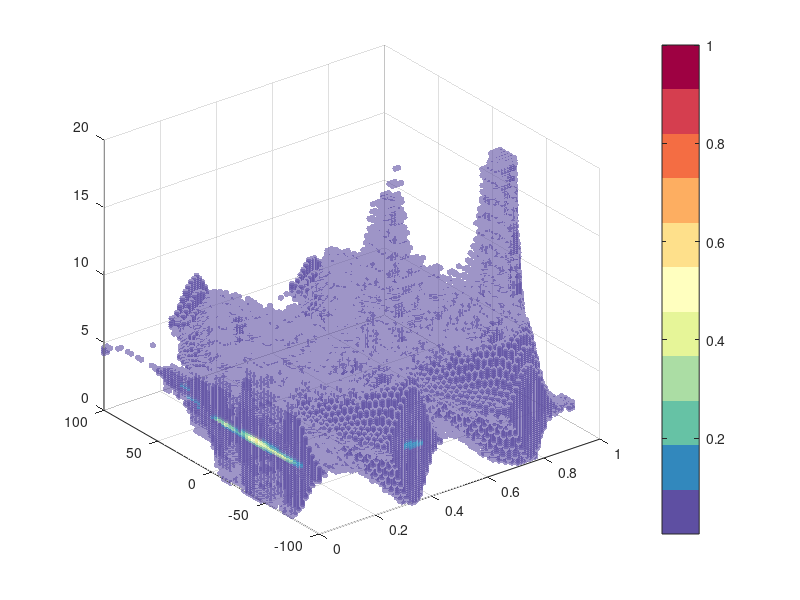

Reproduce this figure in MATLAB. (Note: this script raises an error after producing the figure.)
%% Script for Complex-Valued 3D RTD Feature Generation for TWR HAR
% Original Author: Longzhen Tang, Shisheng Guo, Qiang Jian, Guolong Cui, Lingjiang Kong, and Xiaobo Yang.
% Reproduced By: JoeyBG.
% Date: 2025-12-27.
% Affiliation: Beijing Institute of Technology.
% Platform: MATLAB R2025b.
%
% Description:
%   1. Simulates radar data for Gun Carrying and Walking activities.
%   2. Implements Keystone Transform to correct Range Cell Migration.
%   3. Generates 3D Complex-Valued RTD Data via sliding window FFT.
%   4. Visualizes the Magnitude of the Complex 3D Feature in Range-Doppler-Time space.

%% Initialization
clear all;
close all;
clc;
disp('---------- © Author: JoeyBG © ----------');

%% Parameter Definitions
% --- Activity Selection ---
activity_type = 'Walking';                                                  % Activity selection

% --- Radar System Parameters ---
fc = 2.5e9;                                                                 % Radar carrier frequency (Hz)
c = 3e8;                                                                    % Speed of light (m/s)
lambda = c / fc;                                                            % Wavelength (m)
Tp = 40e-6;                                                                 % Pulse width (s)
B = 1e9;                                                                    % Chirp bandwidth (Hz)
K = B / Tp;                                                                 % Chirp rate (Hz/s)
PRF = 200;                                                                  % PRF (Hz)
fs = 4e6;                                                                   % ADC sampling rate (Hz)

% --- Simulation Time Parameters ---
sim_time = 1.0;                                                             % Simulation duration (s)
PRT = 1 / PRF;                                                              % Pulse Repetition Time
N_pulses = floor(sim_time * PRF);                                           % Total number of pulses
numADCSamples = floor(fs * Tp);                                             % Samples per chirp

% --- Wall Parameters ---
enable_wall = true;                                                         % Enable wall obstruction
wall_position_xyz = [1, 0, 1.25];                                           % Wall Center position
wall_dimensions_lwh = [0.24, 5, 2.5];                                       % Wall Dimensions
wall_epsilon_r = 6;                                                         % Dielectric constant
wall_loss_tangent = 0.03;                                                   % Loss tangent

% --- RTD Generation Parameters ---
Win_Length = 20;                                                            % Window length
Win_Stride = 2;                                                             % Stride
N_Doppler_FFT = 64;                                                         % Doppler FFT points
Intensity_Threshold_Ratio = 0.2;                                            % Visualization threshold

% --- Visualization Parameters ---
Font_Name = 'Palatino Linotype'; 
Font_Size_Basis = 12;
Font_Size_Title = 14;
JoeyBG_Colormap = [0.6196 0.0039 0.2588; 0.8353 0.2431 0.3098; 0.9569 0.4275 0.2627; 0.9922 0.6824 0.3804; 0.9961 0.8784 0.5451; 1.0000 1.0000 0.7490; 0.9020 0.9608 0.5961; 0.6706 0.8667 0.6431; 0.4000 0.7608 0.6471; 0.1961 0.5333 0.7412; 0.3686 0.3098 0.6353];
JoeyBG_Colormap_Flip = flip(JoeyBG_Colormap);

% --- Human Kinematic Model Setup ---
initial_position_xy = [2.5, 0];                                             % Start position (m)
person_height = 1.8;                                                        % Height (m)
v_torso = 0.8;                                                              % Speed (m/s)
walking_angle_deg = 180;                                                    % Direction
f_gait = 1.2;                                                               % Step frequency (Hz)

% --- Anthropometric Scaling --- 
h_torso = person_height * (1.2 / 1.8);              
L_thigh = person_height * (0.45 / 1.8);             
L_calf = person_height * (0.45 / 1.8);              
L_arm = person_height * (0.6 / 1.8);                
head_z_offset = person_height * (0.3 / 1.8);        
shoulder_z_offset = person_height * (0.2 / 1.8);    
hip_z_offset = person_height * (-0.3 / 1.8);        
shoulder_y_offset = 0.2;                            

% --- Swing Amplitudes --- 
A_thigh = deg2rad(30);                              
A_calf = deg2rad(45);                               
A_arm = deg2rad(35);                                

% --- Antenna Configuration ---
tx_pos = [0, 0, 1.5];
rx_pos = [0, 0.1, 1.5];

%% Section 1. Human Kinematic and Radar Echo Modeling
% 1.1 Scatterer Definition
scatter_info_base = {
    'Torso', [], [0, 0, 0], @(t) 0, 1.0;
    'Head', 'Torso', [0, 0, head_z_offset], @(t) 0, 0.5;
    'Hip', 'Torso', [0, 0, hip_z_offset], @(t) 0, 0.1;
    'R_Knee', 'Hip', [0, 0, -L_thigh], @(t) A_thigh*sin(2*pi*f_gait*t), 0.4;
    'R_Ankle', 'R_Knee', [0, 0, -L_calf], @(t) A_calf*sin(2*pi*f_gait*t+pi/4), 0.3;
    'L_Knee', 'Hip', [0, 0, -L_thigh], @(t) -A_thigh*sin(2*pi*f_gait*t), 0.4;
    'L_Ankle', 'L_Knee', [0, 0, -L_calf], @(t) -A_calf*sin(2*pi*f_gait*t+pi/4), 0.3;
    'R_Shoulder', 'Torso', [0, -shoulder_y_offset, shoulder_z_offset], @(t) 0, 0.1;
    'L_Shoulder', 'Torso', [0, shoulder_y_offset, shoulder_z_offset], @(t) 0, 0.1;
};

if strcmp(activity_type, 'Walking')
    scatter_info_arms = {
        'R_Elbow', 'R_Shoulder', [0, 0, -L_arm/2], @(t) A_arm*sin(2*pi*f_gait*t+pi), 0.3;
        'R_Hand', 'R_Elbow', [0, 0, -L_arm/2], @(t) 0, 0.2;
        'L_Elbow', 'L_Shoulder', [0, 0, -L_arm/2], @(t) -A_arm*sin(2*pi*f_gait*t+pi), 0.3;
        'L_Hand', 'L_Elbow', [0, 0, -L_arm/2], @(t) 0, 0.2;
    };
    scatter_info = [scatter_info_base; scatter_info_arms];
elseif strcmp(activity_type, 'GunCarrying')
    rot_upper = @(t) deg2rad(-30); 
    rot_fore  = @(t) deg2rad(-80); 
    scatter_info_arms = {
        'R_Elbow', 'R_Shoulder', [0, 0, -L_arm/2], rot_upper, 0.3;
        'R_Hand', 'R_Elbow', [0, 0, -L_arm/2], rot_fore, 0.2;
        'L_Elbow', 'L_Shoulder', [0, 0, -L_arm/2], rot_upper, 0.3;
        'L_Hand', 'L_Elbow', [0, 0, -L_arm/2], rot_fore, 0.2;
    };
    scatter_info_gun = {
        'Gun_Stock', 'R_Hand', [0.1, 0, 0], @(t) 0, 1.5; 
        'Gun_Body', 'Gun_Stock', [0.2, 0, 0], @(t) 0, 2.0; 
        'Gun_Muzzle', 'Gun_Body', [0.3, 0, 0], @(t) 0, 1.0; 
    };
    scatter_info = [scatter_info_base; scatter_info_arms; scatter_info_gun];
end

N_scatter = size(scatter_info, 1);
rcs = cell2mat(scatter_info(:,5)); 

% 1.2 Kinematic Trajectory Calculation
fprintf('Calculating kinematic trajectory for %s...\n', activity_type);
t_slow_axis = (0:N_pulses-1) * PRT;
t_fast_axis = (0:numADCSamples-1) / fs; 
pos = zeros(N_scatter, 3, N_pulses); 

walking_angle_rad = deg2rad(walking_angle_deg);
v_x = v_torso * cos(walking_angle_rad); 
v_y = v_torso * sin(walking_angle_rad); 

for m = 1:N_pulses
    t = t_slow_axis(m);
    pos(1,:,m) = [initial_position_xy(1) + v_x * t, initial_position_xy(2) + v_y * t, h_torso];
    
    for i = 2:N_scatter
        parent_name = scatter_info{i, 2};
        if ~isempty(parent_name)
            parent_idx = find(strcmp(scatter_info(:,1), parent_name));
            parent_pos = squeeze(pos(parent_idx, :, m));
            link_vec = scatter_info{i, 3};
            theta = scatter_info{i, 4}(t);
            Rot_mat = [cos(theta), 0, sin(theta); 0, 1, 0; -sin(theta), 0, cos(theta)];
            pos(i, :, m) = parent_pos + (Rot_mat * link_vec')';
        end
    end
end

% 1.3 Echo Signal Generation
fprintf('Generating radar echo signals...\n');
if enable_wall
    eta0 = 376.73; eta_wall = eta0 / sqrt(wall_epsilon_r);
    Transmission_Factor = (2*eta_wall/(eta_wall+eta0)) * (2*eta0/(eta_wall+eta0));
    alpha = pi * fc / c * sqrt(wall_epsilon_r) * wall_loss_tangent;
    wall_x_front = wall_position_xyz(1) + wall_dimensions_lwh(1)/2;
    wall_x_back = wall_position_xyz(1) - wall_dimensions_lwh(1)/2;
end
Raw_Data = zeros(numADCSamples, N_pulses);

for m = 1:N_pulses
    for i = 1:N_scatter
        scatter_pos = squeeze(pos(i, :, m));
        dist_tx = norm(scatter_pos - tx_pos);
        dist_rx = norm(scatter_pos - rx_pos);
        total_range = dist_tx + dist_rx;
        
        amplitude = sqrt(rcs(i)) / ((total_range/2)^2);
        
        if enable_wall
            if (tx_pos(1) < wall_x_back && scatter_pos(1) > wall_x_front) 
                    dist_in_wall = abs(wall_dimensions_lwh(1)); 
                    amplitude = amplitude * Transmission_Factor * exp(-alpha * dist_in_wall);
                    total_range = total_range + dist_in_wall*(sqrt(wall_epsilon_r)-1);
            end
        end
        
        % Dechirped Signal
        tau = total_range / c;
        beat_signal = amplitude .* exp(-1j * 2 * pi * (fc * tau + K * tau .* t_fast_axis));
        Raw_Data(:, m) = Raw_Data(:, m) + beat_signal';
    end
end

%% Section 2. Complex-Valued RTD Generation
% 2.1 Range Compression
fprintf('Performing Range Compression...\n');
N_fft_range = 2^nextpow2(numADCSamples);
Range_Profile = fft(Raw_Data, N_fft_range, 1);
Range_Profile = Range_Profile(1:N_fft_range/2, :); % Positive range bins only
[Num_Range_Bins, ~] = size(Range_Profile);

% MTI Clutter Suppression
Range_Profile_MTI = Range_Profile(:, 2:end) - Range_Profile(:, 1:end-1);
Range_Profile_MTI = [Range_Profile_MTI, Range_Profile_MTI(:,end)]; % Padding
[~, Num_Pulses_MTI] = size(Range_Profile_MTI);

% 2.2 Keystone Transform
fprintf('Applying Keystone Transform...\n');

RT_Keystone = zeros(size(Range_Profile_MTI));
slow_time_indices = 0:Num_Pulses_MTI-1;

% Frequency axis definition
freq_axis_beat = (0:Num_Range_Bins-1)' * (fs / N_fft_range);
freq_axis_rf = fc + freq_axis_beat; 

for r = 1:Num_Range_Bins
    % Scaling factor
    f_curr = freq_axis_rf(r);
    scale_factor = f_curr / fc;
    
    % Linear interpolation
    t_new = slow_time_indices * scale_factor;
    RT_Keystone(r, :) = interp1(slow_time_indices, Range_Profile_MTI(r, :), t_new, 'linear', 0);
end

% 2.3 3D Complex-Valued RTD Construction
fprintf('Constructing 3D Complex RTD Cube...\n');

num_windows = floor((Num_Pulses_MTI - Win_Length) / Win_Stride) + 1;
RTD_Complex_Cube = zeros(Num_Range_Bins, N_Doppler_FFT, num_windows);

Doppler_Window = hamming(Win_Length);

for w = 1:num_windows
    idx_start = (w-1)*Win_Stride + 1;
    idx_end = idx_start + Win_Length - 1;
    
    % Segment extraction
    segment = RT_Keystone(:, idx_start:idx_end);
    
    % Windowing
    segment_win = segment .* Doppler_Window';
    
    % Slow time FFT to Doppler
    RD_Map = fftshift(fft(segment_win, N_Doppler_FFT, 2), 2);
    
    RTD_Complex_Cube(:, :, w) = RD_Map;
end

%% Section 3. Visualization
fprintf('Visualizing Complex-Valued RTD Feature...\n');

% Magnitude calculation
RTD_Magnitude = abs(RTD_Complex_Cube);
RTD_Magnitude = RTD_Magnitude / max(RTD_Magnitude(:)); 

% Axes setup
Range_Axis = (0:Num_Range_Bins-1) * (c / (2 * B));
Doppler_Axis = linspace(-PRF/2, PRF/2, N_Doppler_FFT);
Time_Axis = (0:num_windows-1) * Win_Stride * PRT;

% Thresholding for 3D Scatter Visualization
threshold_val = quantile(RTD_Magnitude(:), 1 - Intensity_Threshold_Ratio);
[r_idx, d_idx, t_idx] = ind2sub(size(RTD_Magnitude), find(RTD_Magnitude > threshold_val));
intensities = RTD_Magnitude(RTD_Magnitude > threshold_val);

% Index conversion
P_range = Range_Axis(r_idx)';
P_doppler = Doppler_Axis(d_idx)';
P_time = Time_Axis(t_idx)';

figure('Name', ['Complex RTD Feature - ' activity_type], 'Color', 'w', 'Position', [100, 100, 1000, 600]);

% 3D Scatter Plot
scatter3(P_time, P_doppler, P_range, 20, intensities, 'filled', ...
    'MarkerFaceAlpha', 0.6);

% Stylistics
colormap(JoeyBG_Colormap_Flip);
cb = colorbar;
cb.Label.String = '|Complex RTD| Normalized';
cb.Label.FontName = Font_Name;
cb.Label.FontSize = Font_Size_Basis;

% Axis Labels
xlabel('Time (s)', 'FontName', Font_Name, 'FontSize', Font_Size_Basis);
ylabel('Doppler (Hz)', 'FontName', Font_Name, 'FontSize', Font_Size_Basis);
zlabel('Range (m)', 'FontName', Font_Name, 'FontSize', Font_Size_Basis);
title(['3D Complex-Valued RTD Feature - ' activity_type], 'FontName', Font_Name, 'FontSize', Font_Size_Title);

set(gca, 'FontName', Font_Name, 'FontSize', Font_Size_Basis);
grid on;
box on;

% Limits
ylim([-100 100]); 
zlim([0 6]);   

view(45, 30);

% Output Summary
fprintf('Processing Complete.\n');
fprintf('Resulting 3D Feature Size: [%d Range x %d Doppler x %d Time]\n', ...
    Num_Range_Bins, N_Doppler_FFT, num_windows);
